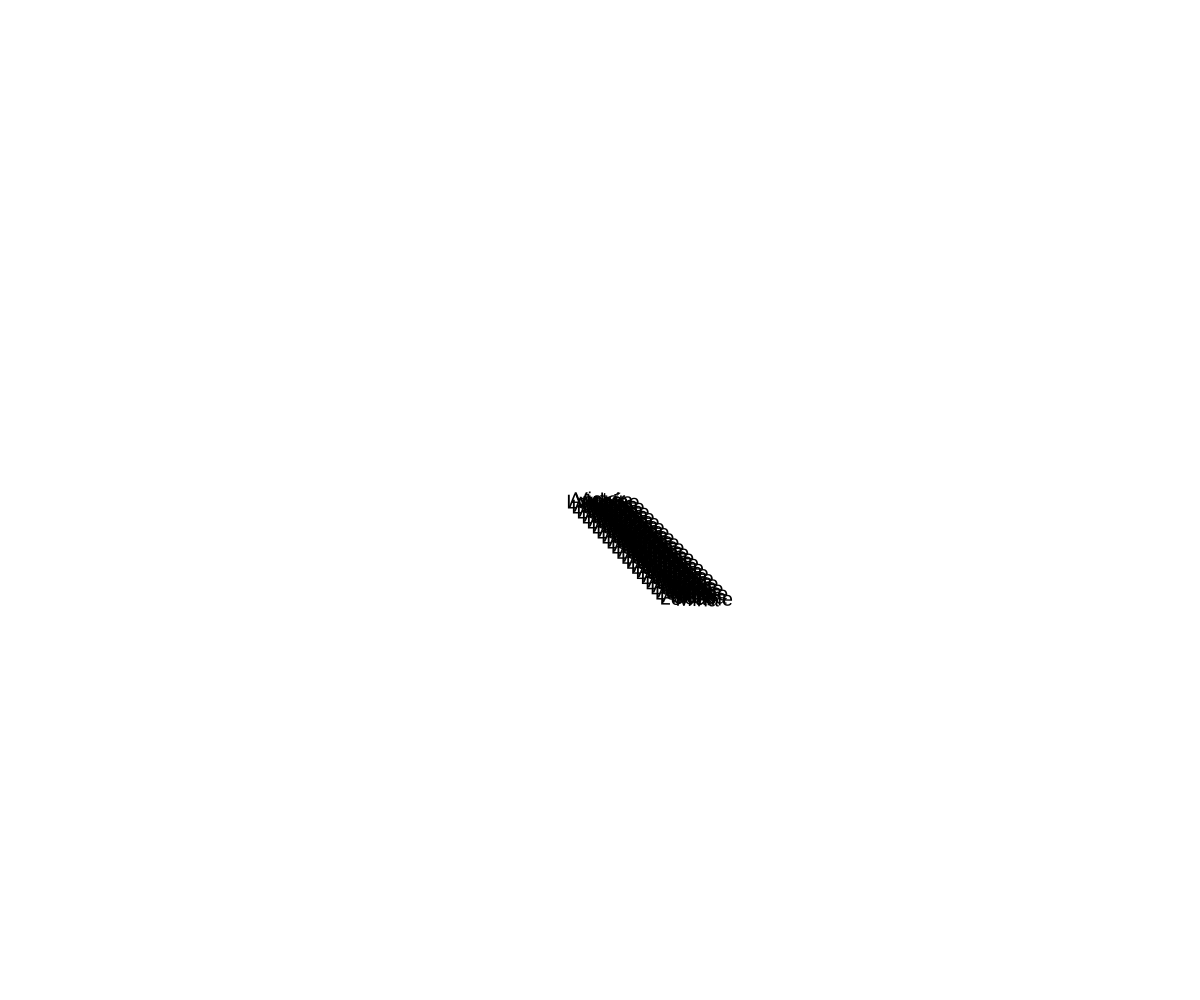
Frame 1 (no input)
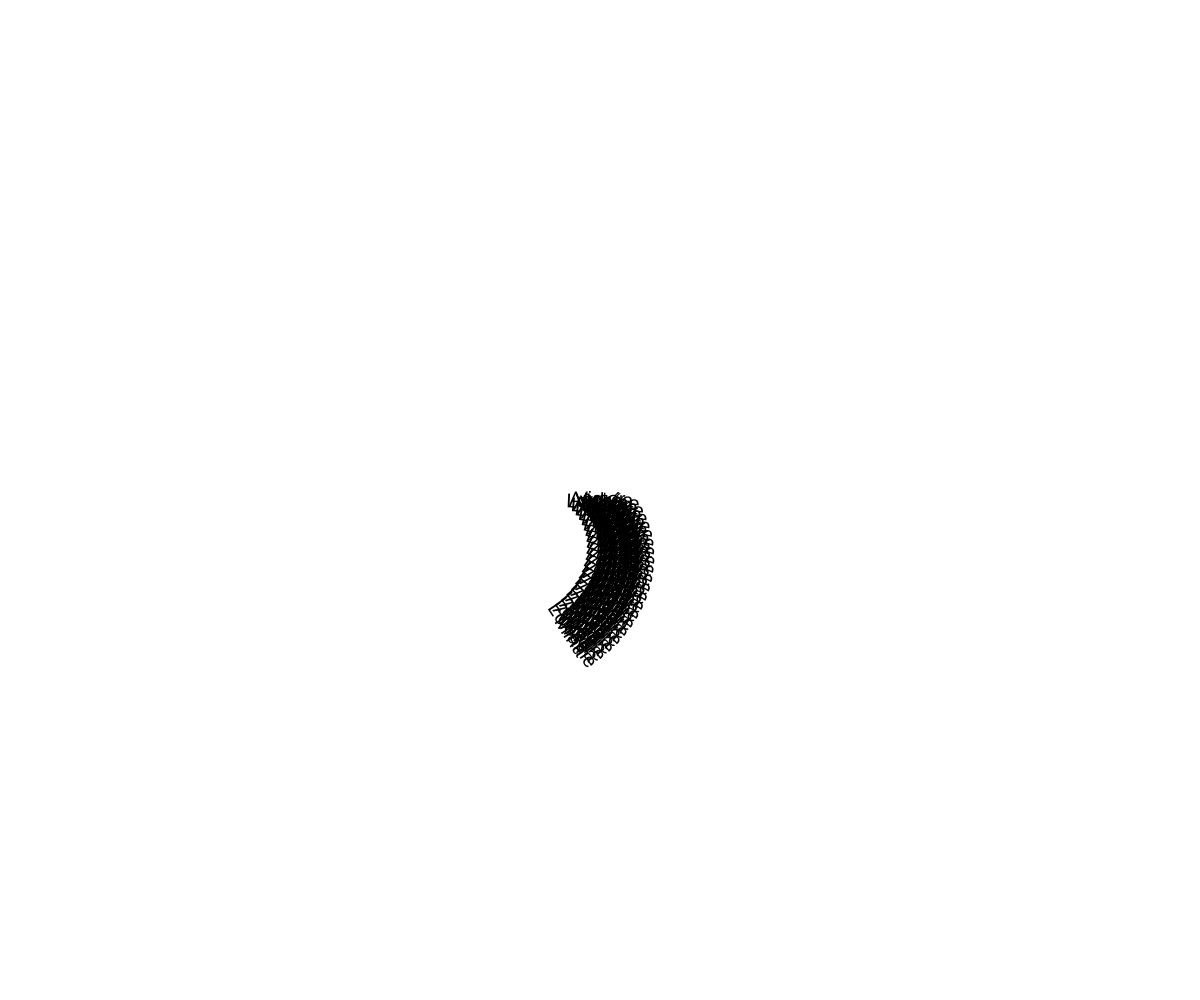
Frame 60 (no input)
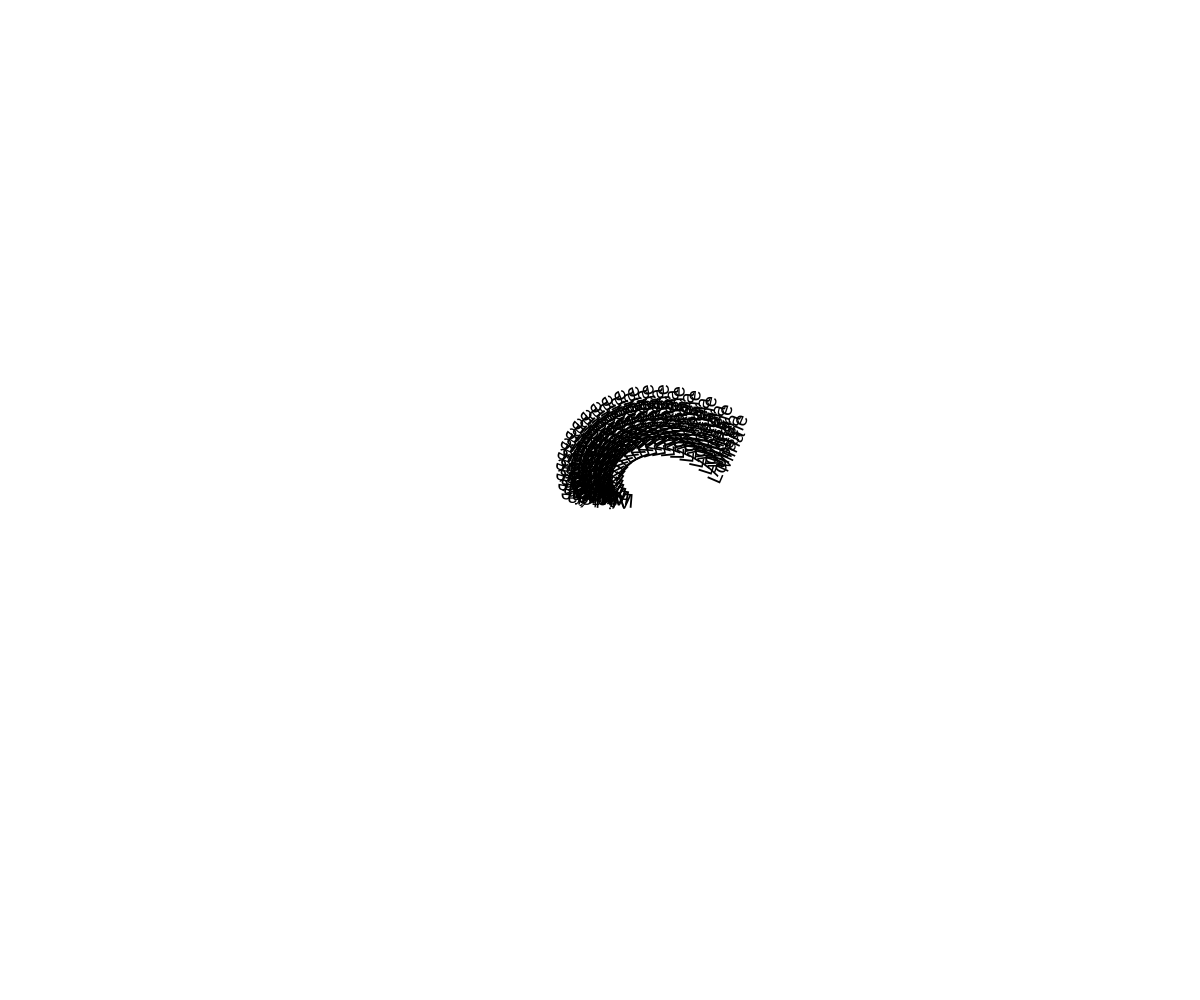
Frame 120 (the mouse pressed at the canvas centre since frame 60)

The p5.js sketch that drew these frames (run headless with seeded random() and noise() and a simulated clock; from frame 60 on, the mouse is pressed at the canvas centre):

// p5.js sketch
// ── sketch.js

// var student1 = "Victor";
// var student2 = "Andréa";
// var student3 = "José";
// var student4 = "Lorraine";

var students = [
	"Victor",
	"Andréa",
	"José",
	"Lorraine",
	"Mina"
];

var genres = [
	1,
	0,
	1, 
	0, 
	0
];

function setup() {
  createCanvas(windowWidth, windowHeight);
  	
}

function draw() {
	background(255);
	fill(255);
	// text(student1, 100, 200);
	// text(student2, 100, 230);
	// text(student3, 100, 260);
	// text(student4, 100, 290);

	// text(students[0], 100, 200);
	// text(students[1], 100, 230);
	// text(students[2], 100, 260);
	// text(students[3], 100, 290);
  	/*
		var c = 0 ;
		text(students[compteur], 100, 200 + compteur * 30);
		compteur = compteur + 1;
		text(students[compteur], 100, 200 + compteur * 30);
		compteur = compteur + 1;
		text(students[compteur], 100, 200 + compteur * 30);
		compteur = compteur + 1;
		text(students[compteur], 100, 200 + compteur * 30);
	*/
	translate(width/2, height/2);
	rotate(2 * PI * (mouseX/width))
	for( var c = 0 ; c < 100 ; c = c + 1){
		textSize(20);
		fill( 0);
		rotate(0.1 * millis() * 0.0001)
		textAlign(CENTER, CENTER);
		text(students[c%students.length ], c, c);
	}
	//text(students.length, 100, 100);
	// for(/* setup */; /* question */; /* après chaque tour */){
	//
	// }
}
